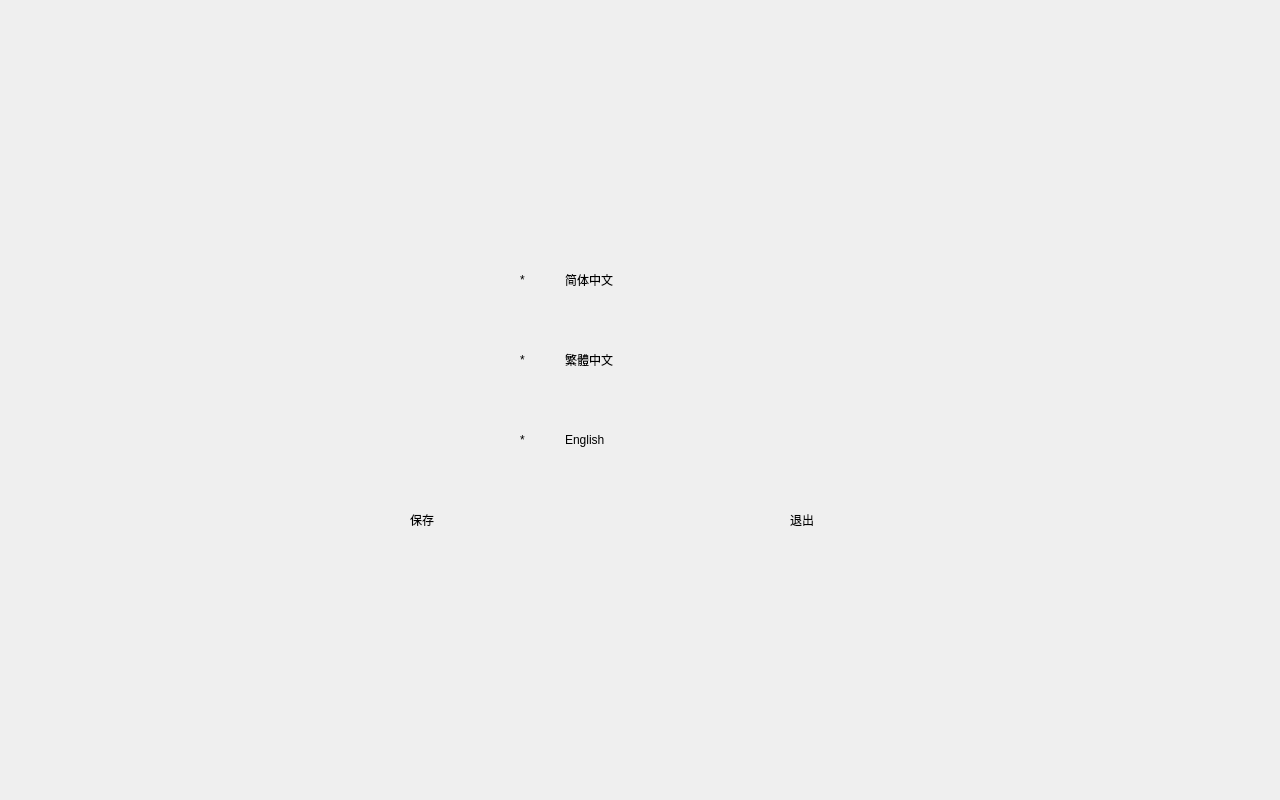
<?xml version="1.0" encoding="UTF-8"?>
<ui version="4.0">
 <class>language_setting</class>
 <widget class="QWidget" name="language_setting">
  <property name="geometry">
   <rect>
    <x>0</x>
    <y>0</y>
    <width>1280</width>
    <height>800</height>
   </rect>
  </property>
  <property name="windowTitle">
   <string>Form</string>
  </property>
  <widget class="Label_Tchinese" name="label_Tchinese">
   <property name="geometry">
    <rect>
     <x>565</x>
     <y>340</y>
     <width>150</width>
     <height>40</height>
    </rect>
   </property>
   <property name="text">
    <string>繁體中文</string>
   </property>
  </widget>
  <widget class="QLabel" name="label">
   <property name="geometry">
    <rect>
     <x>0</x>
     <y>0</y>
     <width>1280</width>
     <height>800</height>
    </rect>
   </property>
   <property name="text">
    <string/>
   </property>
  </widget>
  <widget class="Label_return_L" name="label_return">
   <property name="geometry">
    <rect>
     <x>790</x>
     <y>490</y>
     <width>100</width>
     <height>60</height>
    </rect>
   </property>
   <property name="text">
    <string>退出</string>
   </property>
  </widget>
  <widget class="QLabel" name="label_backdrop">
   <property name="geometry">
    <rect>
     <x>280</x>
     <y>220</y>
     <width>720</width>
     <height>360</height>
    </rect>
   </property>
   <property name="styleSheet">
    <string notr="true">background-color: transparent;
border-image: url(:/tu/ALL-IN-ONE ICON/BKG_long.png);
color: rgb(255, 255, 255);</string>
   </property>
   <property name="text">
    <string/>
   </property>
  </widget>
  <widget class="Label_chinese" name="label_chinese">
   <property name="geometry">
    <rect>
     <x>565</x>
     <y>260</y>
     <width>150</width>
     <height>40</height>
    </rect>
   </property>
   <property name="text">
    <string>简体中文</string>
   </property>
  </widget>
  <widget class="Label_save_L" name="label_save">
   <property name="geometry">
    <rect>
     <x>410</x>
     <y>490</y>
     <width>100</width>
     <height>60</height>
    </rect>
   </property>
   <property name="text">
    <string>保存</string>
   </property>
  </widget>
  <widget class="Label_english" name="label_english">
   <property name="geometry">
    <rect>
     <x>565</x>
     <y>420</y>
     <width>150</width>
     <height>40</height>
    </rect>
   </property>
   <property name="text">
    <string>English</string>
   </property>
  </widget>
  <widget class="QLabel" name="label_D1">
   <property name="geometry">
    <rect>
     <x>520</x>
     <y>260</y>
     <width>40</width>
     <height>40</height>
    </rect>
   </property>
   <property name="text">
    <string>*</string>
   </property>
  </widget>
  <widget class="QLabel" name="label_D2">
   <property name="geometry">
    <rect>
     <x>520</x>
     <y>340</y>
     <width>40</width>
     <height>40</height>
    </rect>
   </property>
   <property name="text">
    <string>*</string>
   </property>
  </widget>
  <widget class="QLabel" name="label_D3">
   <property name="geometry">
    <rect>
     <x>520</x>
     <y>420</y>
     <width>40</width>
     <height>40</height>
    </rect>
   </property>
   <property name="text">
    <string>*</string>
   </property>
  </widget>
  <zorder>label</zorder>
  <zorder>label_backdrop</zorder>
  <zorder>label_Tchinese</zorder>
  <zorder>label_return</zorder>
  <zorder>label_chinese</zorder>
  <zorder>label_save</zorder>
  <zorder>label_english</zorder>
  <zorder>label_D2</zorder>
  <zorder>label_D3</zorder>
  <zorder>label_D1</zorder>
 </widget>
 <customwidgets>
  <customwidget>
   <class>Label_chinese</class>
   <extends>QLabel</extends>
   <header>language_setting.h</header>
  </customwidget>
  <customwidget>
   <class>Label_Tchinese</class>
   <extends>QLabel</extends>
   <header>language_setting.h</header>
  </customwidget>
  <customwidget>
   <class>Label_english</class>
   <extends>QLabel</extends>
   <header>language_setting.h</header>
  </customwidget>
  <customwidget>
   <class>Label_return_L</class>
   <extends>QLabel</extends>
   <header>language_setting.h</header>
  </customwidget>
  <customwidget>
   <class>Label_save_L</class>
   <extends>QLabel</extends>
   <header>language_setting.h</header>
  </customwidget>
 </customwidgets>
 <resources/>
 <connections/>
</ui>
